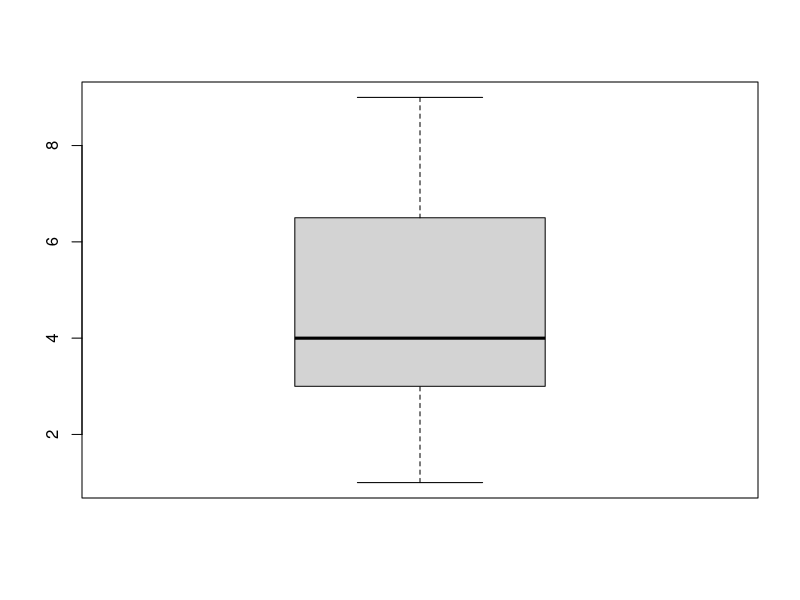
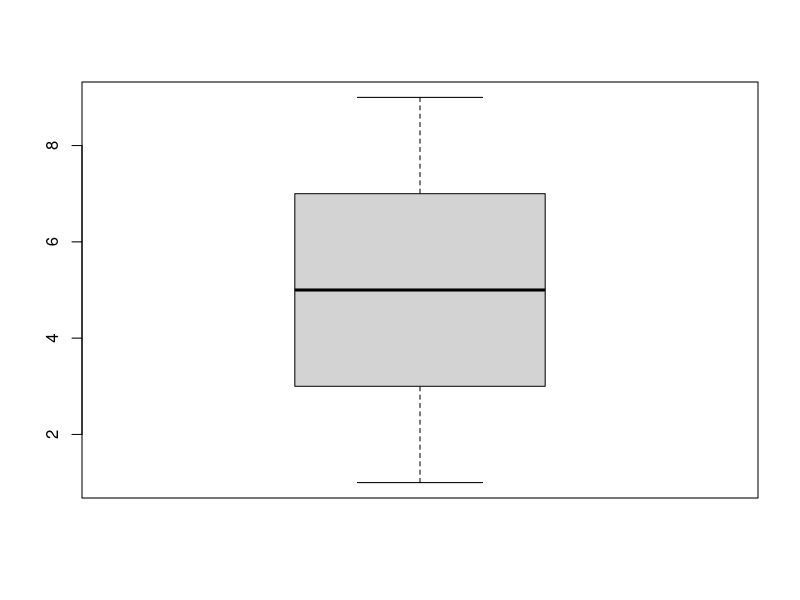
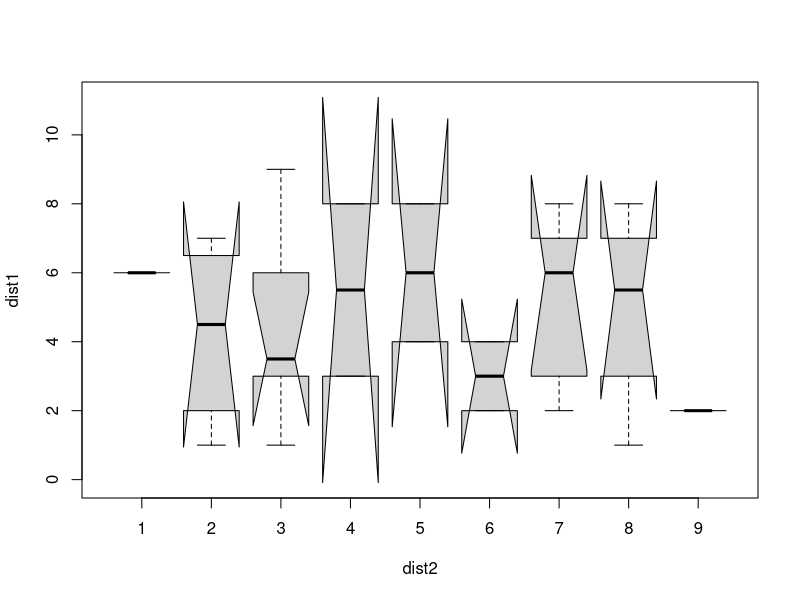
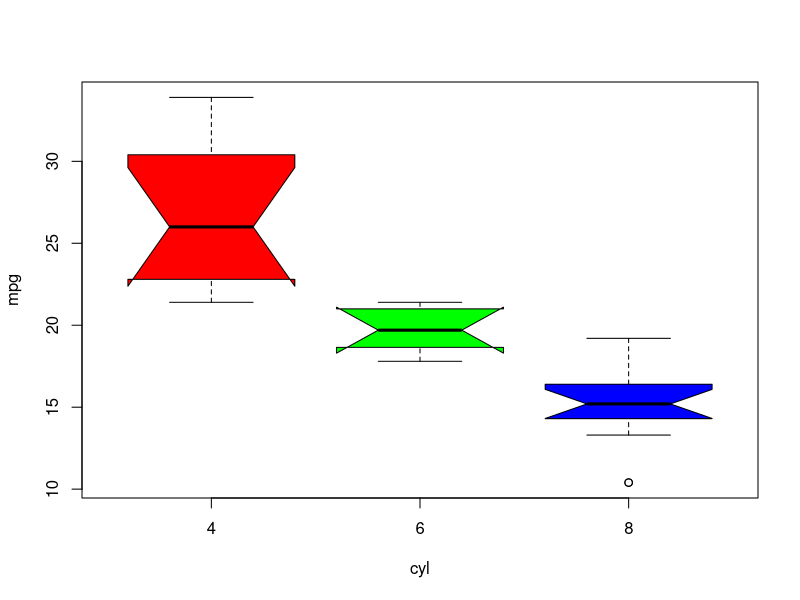
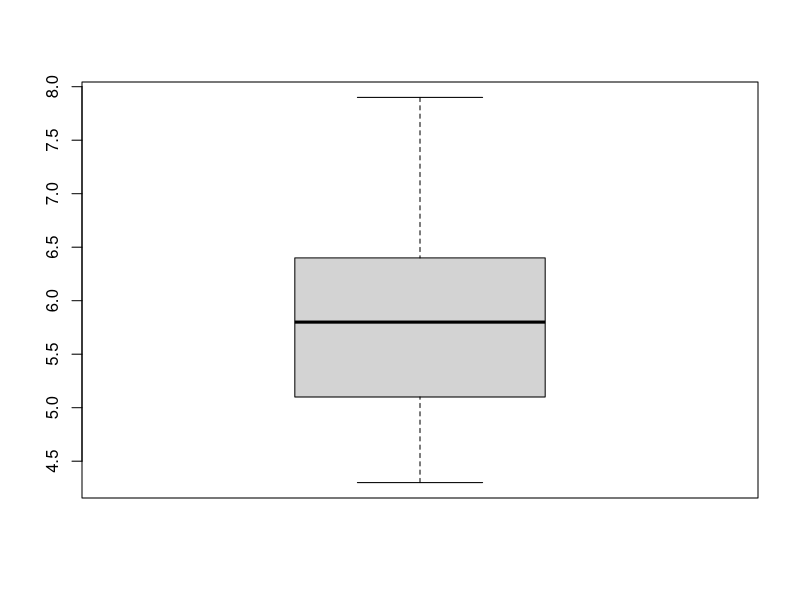
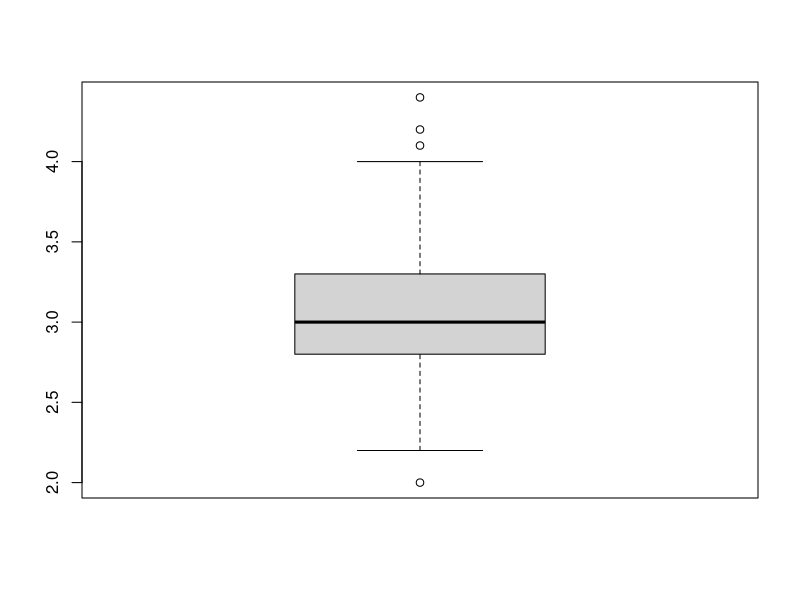
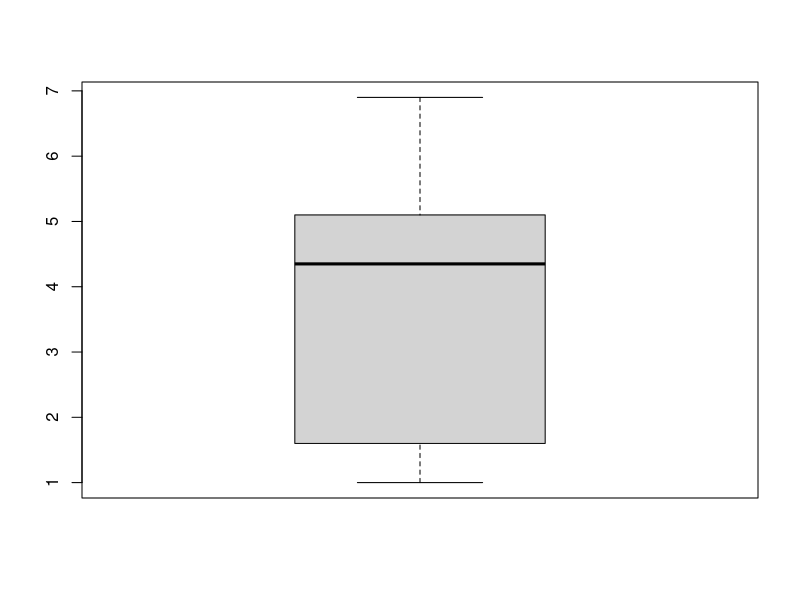
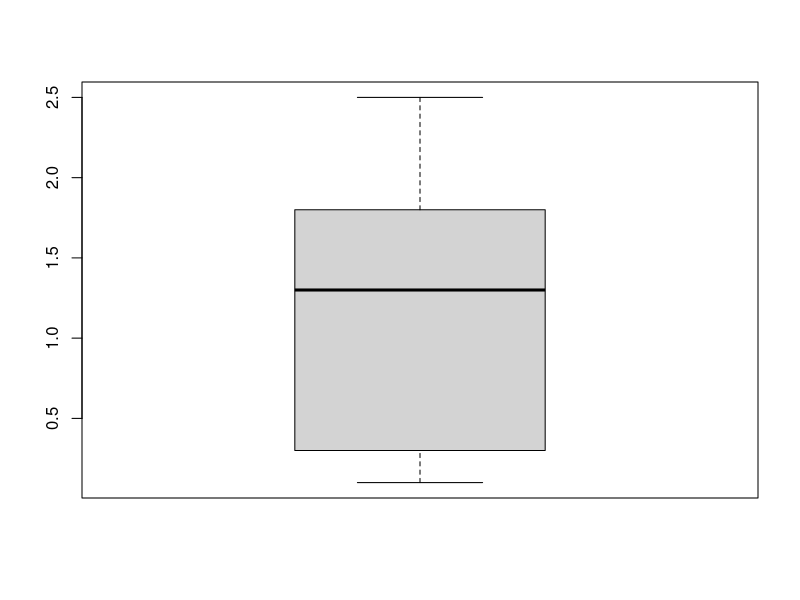

Generate these figures, in order, with R:
dist1 <- c(1,2,3,4,5,6,7,8,9,1,4,4,2,6,3,7,3,6,8,3,2,6,8,3,1,6,8)
dist2 <- c(2,6,3,6,8,1,7,8,3,8,5,3,9,7,4,2,7,3,7,3,7,2,4,2,3,8,5)
boxplot(dist1,notch = F)
boxplot(dist2,notch = F)
boxplot(dist1 ~ dist2,horizontal = F,notch = T)

attach(mtcars)
boxplot(mpg~cyl,notch = T,col=rainbow(3))


data <- iris
boxplot(data$Sepal.Length)
boxplot(data$Sepal.Width)
boxplot(data$Petal.Length)
boxplot(data$Petal.Width)

boxplot(data$Sepal.Length ~ data$Sepal.Width)
boxplot(data$Petal.Length ~ data$Petal.Width, horizontal = T,col=rainbow(20))
boxplot(data$Petal.Width~data$Petal.Length, notch=TRUE)

        